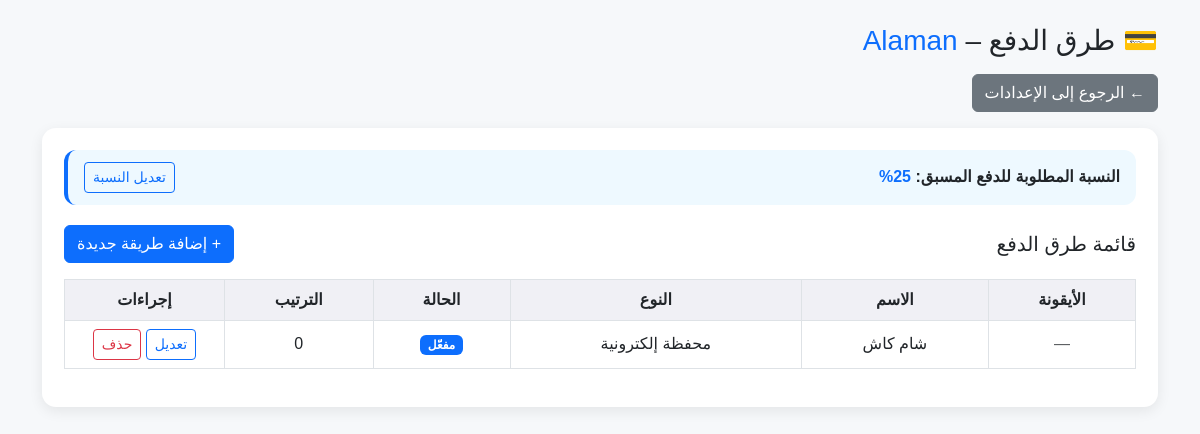
The app's page /store/dashboard/Alaman/settings/payment-methods/ (signed in) with its own data.
### stores/models.py (models this page shows, shortened)
class Store(models.Model):
    owner = models.ForeignKey(User, on_delete=models.CASCADE, related_name="stores")
    name = models.CharField(max_length=200)
    slug = models.SlugField(unique=True)
    logo = models.ImageField(upload_to="store_logos/", blank=True, null=True)
    mobile = models.CharField(max_length=20)
    theme = models.IntegerField(default=1, choices=[(i, f"Theme {i}") for i in range(1, 6)])
    description = models.TextField(blank=True)
    description2 = models.TextField(blank=True)
    description3 = models.TextField(blank=True)
    description4 = models.TextField(blank=True)
    description5 = models.TextField(blank=True)
    is_active = models.BooleanField(default=True)
    allow_full_payment = models.BooleanField(default=True)   # تحويل كامل
    allow_partial_payment = models.BooleanField(default=False)  # دفعة مسبقة + باقي عند التسليم
    allow_cash_on_delivery = models.BooleanField(default=False)  # الدفع عند الاستلام
    payment_required_percentage = models.PositiveIntegerField(default=0)

class StorePaymentMethod(models.Model):
    PAYMENT_TYPES = [
        ("cash", "Cash"),
        ("cod", "Cash on Delivery"),
        ("bank", "Bank Transfer"),
        ("wallet", "E-Wallet"),
        ("hawala", "Hawala / حوالة"),
        ("other", "Other"),
    ]
    store = models.ForeignKey(Store, on_delete=models.CASCADE)
    name = models.CharField(max_length=100)
    type = models.CharField(max_length=20, choices=PAYMENT_TYPES, default="other")
    recipient_name = models.CharField(max_length=100, blank=True, null=True)
    phone_number = models.CharField(max_length=50, blank=True, null=True)
    account_number = models.CharField(max_length=100, blank=True, null=True)
    additional_info = models.TextField(blank=True, null=True)
    icon = models.ImageField(upload_to="payment_icons/", blank=True, null=True)
    is_active = models.BooleanField(default=True)
    order = models.PositiveIntegerField(default=0)

### stores/views.py (the view)
@login_required
def payment_methods_list(request, store_slug):
    store = get_object_or_404(Store, slug=store_slug, owner=request.user)
    methods = StorePaymentMethod.objects.filter(store=store).order_by("order")
    return render(request, "stores_dashboard/payment_methods/list.html", {
        "store": store,
        "methods": methods,
    })

### stores/context_processors.py (called while the page is built)
def current_store(request):
    store = None
    slug = request.resolver_match.kwargs.get("store_slug") or \
           request.resolver_match.kwargs.get("slug")
    if slug:
        try:
            store = Store.objects.get(slug=slug)
        except Store.DoesNotExist:
            store = None
    return {
        "current_store": store
    }

### stores/templates/stores_dashboard/payment_methods/list.html (shortened to what this page needs)
{% load static %}
<!DOCTYPE html>
<html lang="ar" dir="rtl">
<head>
    <link href="https://cdn.jsdelivr.net/npm/bootstrap@5.3.0/dist/css/bootstrap.rtl.min.css" rel="stylesheet">
    <link href="{% static 'css/base.css' %}" rel="stylesheet">
</head>
<body>
<div class="container mt-4">
    <h3 class="mb-3">💳 طرق الدفع – <span class="text-primary">{{ store.slug }}</span></h3>
    <a href="/dashboard/{{ store.slug }}/settings/" class="btn btn-secondary mb-3">
        ← الرجوع إلى الإعدادات
    </a>
    <div class="page-box">
        <div class="percent-box d-flex justify-content-between align-items-center">
            <div>
                <strong>النسبة المطلوبة للدفع المسبق:</strong>
                <span class="text-primary fw-bold">{{ store.payment_required_percentage }}%</span>
            </div>
            <a href="/dashboard/{{ store.slug }}/settings/" class="btn btn-sm btn-outline-primary">
                تعديل النسبة
            </a>
        </div>
        <div class="d-flex justify-content-between align-items-center mb-3">
            <h5 class="m-0">قائمة طرق الدفع</h5>
            <a href="{% url 'stores:payment_methods_add' store.slug %}"
               class="btn btn-primary">
                + إضافة طريقة جديدة
            </a>
        </div>
        {% if methods %}
        <div class="table-responsive">
            <table class="table table-bordered align-middle text-center">
                <thead>
                    <tr>
                        <th>الأيقونة</th>
                        <th>الاسم</th>
                        <th>النوع</th>
                        <th>الحالة</th>
                        <th>الترتيب</th>
                        <th width="160">إجراءات</th>
                    </tr>
                </thead>
                <tbody>
                {% for m in methods %}
                    <tr>
                        <td>
                            {% if m.icon %}
                                <img src="{{ m.icon.url }}" class="icon-thumb">
                            {% else %}
                                <span class="text-muted">—</span>
                            {% endif %}
                        </td>
                        <td>{{ m.name }}</td>
                        <td>
                            {% if m.type == "cash" %} كاش
                            {% elif m.type == "cod" %} عند الاستلام
                            {% elif m.type == "bank" %} تحويل بنكي
                            {% elif m.type == "wallet" %} محفظة إلكترونية
                            {% elif m.type == "hawala" %} حوالة
                            {% else %} أخرى
                            {% endif %}
                        </td>
                        <td>
                            {% if m.is_active %}
                                <span class="badge badge-active">مفعّل</span>
                            {% else %}
                                <span class="badge badge-inactive">معطّل</span>
                            {% endif %}
                        </td>
                        <td>{{ m.order }}</td>
                        <td>
                            <a href="{% url 'stores:payment_methods_edit' store.slug m.id %}"
                               class="btn btn-sm btn-outline-primary">تعديل</a>
                            <a href="{% url 'stores:payment_methods_delete' store.slug m.id %}"
                               class="btn btn-sm btn-outline-danger"
                               onclick="return confirm('هل أنت متأكد من الحذف؟');">
                               حذف
                            </a>
                        </td>
                    </tr>
                {% endfor %}
                </tbody>
            </table>
        </div>
        {% else %}
            <p class="text-muted mt-3">لا توجد طرق دفع بعد. قم بإضافة واحدة.</p>
        {% endif %}
    </div>
</div>
</body>
</html>

### stores/templates/stores_dashboard/payment_methods/list.html (style rules this page uses)
body { background: #f6f8fa; font-family: "Cairo", sans-serif; }
.page-box { background:#fff; padding:22px; border-radius:14px; box-shadow:0 4px 14px rgba(0,0,0,0.08); }
.table th { background:#f0f0f5; font-weight:700; }
.badge-active { background:#0d6efd; }
.percent-box { background:#eef9ff; border-left:4px solid #0d6efd; padding:12px 16px; border-radius:12px; margin-bottom:20px; }

### records on screen
Store: slug "Alaman", payment_required_percentage "25"
StorePaymentMethod: name "شام كاش", type "محفظة إلكترونية", is_active "مفعّل", order "0"
